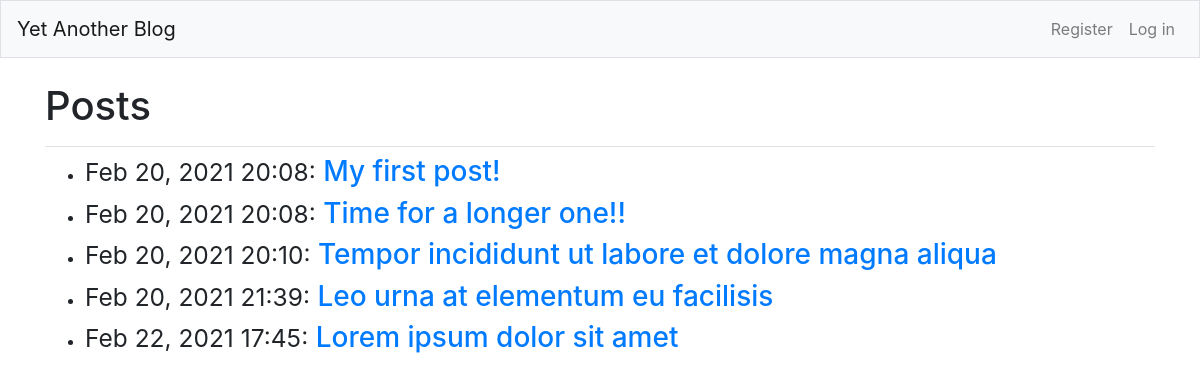
The page / on the database its author committed.
### blogs/models.py (models this page shows)
class BlogPost(models.Model):
    title = models.CharField(max_length=200)
    text = models.TextField()
    date_added = models.DateTimeField(auto_now_add=True)
    author = models.ForeignKey(User, on_delete=models.CASCADE)
    def __str__(self):
        return self.title

### blogs/views.py (the view)
# urls.py: path('', views.index, name='index'),
def index(request):
    blog_posts = BlogPost.objects.order_by('date_added')
    context = {'blog_posts': blog_posts}
    return render(request, 'blogs/index.html', context)

### blogs/templates/blogs/index.html (shortened to what this page needs)
{% extends "blogs/base.html" %}
{% block page_header %}
  <h1>Posts</h1>
{% endblock page_header %}
{% block content %}
    <ul>
        {% for blog_post in blog_posts %}
            <li><h3>
                <small>{{ blog_post.date_added|date:'M d, Y H:i' }}:</small>
                <a href="{% url 'blogs:post' blog_post.id %}">
                    {{ blog_post }}
                </a>
            </h3></li>
        {% empty %}
            <li><h3>No posts have been added yet.</h3></li>
        {% endfor %}
    </ul>
{% endblock content %}

### rows shown on the page
BlogPost: date_added "Feb 20, 2021 20:08", title "My first post!"
BlogPost: date_added "Feb 20, 2021 20:08", title "Time for a longer one!!"
BlogPost: date_added "Feb 20, 2021 20:10", title "Tempor incididunt ut labore et dolore magna aliqua"
BlogPost: date_added "Feb 20, 2021 21:39", title "Leo urna at elementum eu facilisis"
BlogPost: date_added "Feb 22, 2021 17:45", title "Lorem ipsum dolor sit amet"
